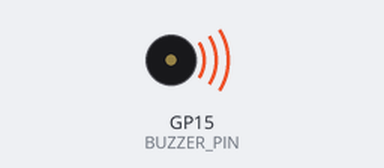
The program below on a simulated Raspberry Pi Pico running MicroPython. Parts: buzzer (waves = sounding). At 6.8 s the program stops and its outputs stay as they are.

Above: at 0.2 s.
At 6.8 s:
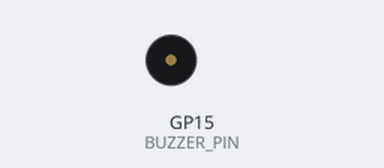
Timing chart, 0 to 8.3 s (numbered marks = the images above):
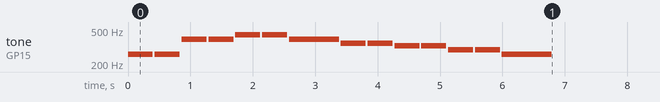

Measured:
- by itself, tone on GP15 (BUZZER_PIN): plays 261 Hz for 0.40 s, 261 Hz for 0.40 s, 392 Hz for 0.40 s, 392 Hz for 0.40 s, 440 Hz for 0.40 s, 440 Hz for 0.40 s … (14 notes in this stretch)

The program:

buzzer.py
```python
import machine
import utime

# PWM buzzer on Pin 15
BUZZER_PIN = 15
pwm = machine.PWM(machine.Pin(BUZZER_PIN))
DEFAULT_DUTY = 32768

# Note frequencies (Hz)
C4 = 261
D4 = 294
E4 = 329
F4 = 349
G4 = 392
A4 = 440
B4 = 494
C5 = 523

def play_tone(freq, ms):
    if freq == 0:
        pwm.duty_u16(0)
        utime.sleep_ms(ms)
        return
    pwm.freq(int(freq))
    pwm.duty_u16(DEFAULT_DUTY)
    utime.sleep_ms(ms)
    pwm.duty_u16(0)
    utime.sleep_ms(30)

def play_song():
    # "Twinkle Twinkle Little Star" (short)
    # (c4, 400) means play C4 for 400 ms
    melody = [
        (C4, 400), (C4, 400), (G4, 400), (G4, 400),
        (A4, 400), (A4, 400), (G4, 800),
        (F4, 400), (F4, 400), (E4, 400), (E4, 400),
        (D4, 400), (D4, 400), (C4, 800),
    ]
    for note, dur in melody:
        play_tone(note, dur)

try:
    play_song()
finally:
    pwm.duty_u16(0)
    pwm.deinit()
```
